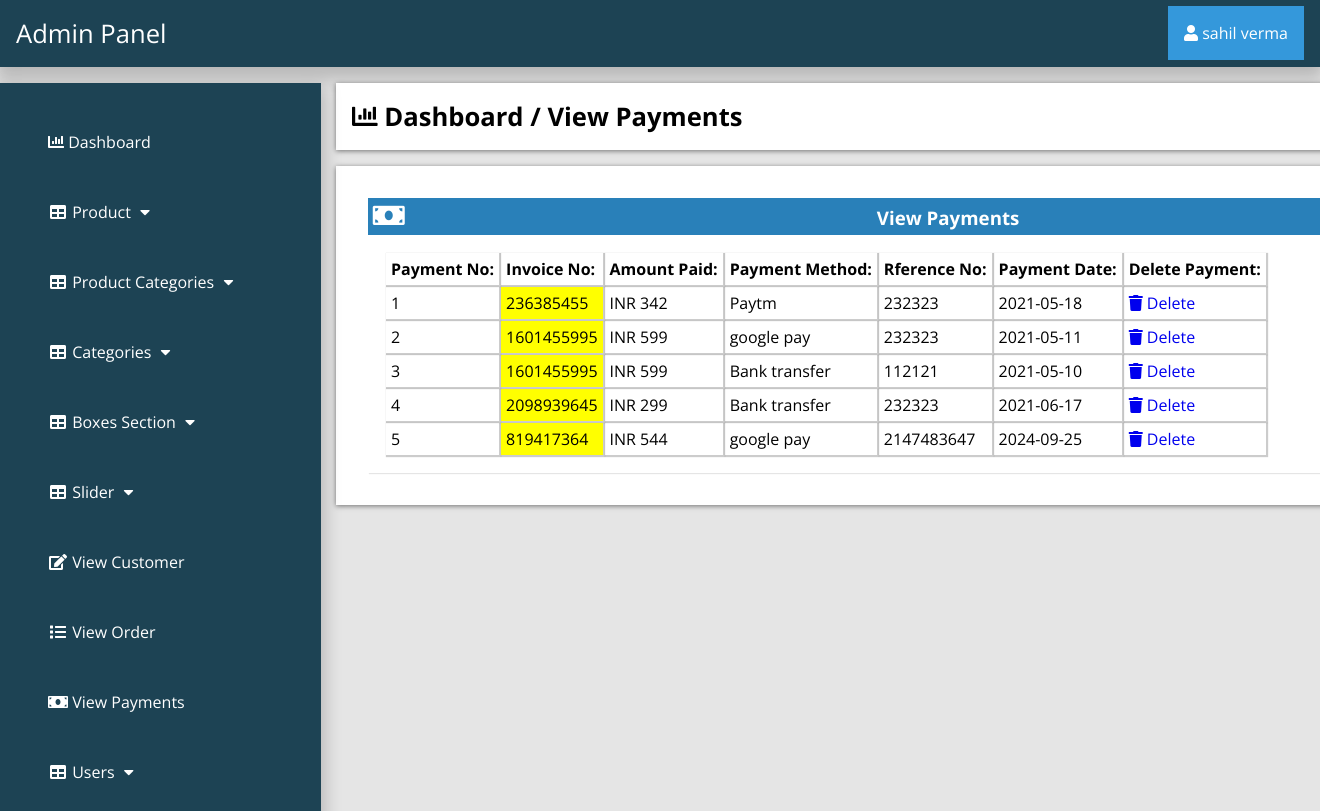
The page /admin_area/index.php?view_payments (signed in) on the database its author committed.
### tables this page shows
CREATE TABLE `payments` (
  `payment_id` int(100) NOT NULL,
  `invoice_id` int(100) NOT NULL,
  `amount` int(100) NOT NULL,
  `payment_mode` text NOT NULL,
  `ref_no` int(100) NOT NULL,
  `payment_date` text NOT NULL
);

### admin_area/view_payments.php (the view)
<?php
if (!isset($_SESSION['admin_email'])){
  echo "<script>window.open('login.php','_self')</script>";
  }else{
?>
<div class="row">
	<div class="col-lg-12">
		<div class="breadcrump">
			<li class="active">
				<i class="fa fa-bar-chart"></i>
				Dashboard / View Payments
			</li>
		</div>
	</div>
</div>
<div class="row">
	<div class="col-lg-12">
		<div class="panel panel-default">
			<div class="panel-heading">
				<h3 class="panel-title">
					<i class="fa fa-money fa-fw"></i>
					View Payments
				</h3>
			</div>
			<div class="panel-body">
                <div class="table-responsive">
                    <table class="table table-bordered table-hover table-striped">
                        <thead>
                            <tr>
                                <th>Payment No: </th>
                                <th>Invoice No: </th>
                                <th>Amount Paid: </th>
                                <th>Payment Method: </th>
                                <th>Rference No: </th>
                                <th>Payment Date: </th>
                                <th>Delete Payment: </th>
                            </tr>
                        </thead>
                        <tbody>
                            <?php
                            $i=0;
                            $get_payments="select * from payments";
                            $run_payments=mysqli_query($con,$get_payments);
                            while ($row_payments=mysqli_fetch_array($run_payments)) {
                                $payment_id=$row_payments['payment_id'];
                                $invoice_id=$row_payments['invoice_id'];
                                $amount=$row_payments['amount'];
                                $payment_mode=$row_payments['payment_mode'];
                                $ref_no=$row_payments['ref_no'];
                                $payment_date=$row_payments['payment_date'];
                                $i++;
                                 ?>
                            <tr>
                                <td><?php echo $i; ?></td>
                                <td bgcolor="yellow"><?php echo $invoice_id; ?></td>
                                <td> INR <?php echo $amount; ?></td>
                                <td><?php echo $payment_mode; ?></td>
                                <td><?php echo $ref_no; ?></td>
                                <td><?php echo $payment_date; ?></td>
                                <td>
                                    <a href="index.php?payment_delete=<?php echo $payment_id; ?>"> <i class="fa fa-trash"></i> Delete </a>
                                </td>
                            </tr>
                        <?php } ?>
                        </tbody>
                    </table>
                </div>
            </div>
        </div>
    </div>
</div>
<?php } ?>

### admin_area/includes/sidebar.php (shortened to what this page needs)
<?php
if (!isset($_SESSION['admin_email'])){
  echo "<script>window.open('login.php','_self')</script>";
  }else{
?>
<nav class="navbar navbar-inverse navbar-fixed-top" >
	<div class="navbar-header">
		<a href="index.php?dashboard" class="navbar-brand"><span>Admin Panel</span></a>
	</div>
		<div class="dropdown">
		 <button onclick="myFunction()" class="dropbtn"><i class="fa fa-user"></i> <?php echo $admin_name; ?></a></button>
		</div>
	<div class="collapse navbar-collapse navbar-ex1-collapse">
	<ul class="nav navbar-nav side-nav">
  <li>
    <a href="index.php?dashboard"><i class="fa fa-bar-chart"></i> Dashboard</a>
  </li>
  <li class="button-dropdown" id="#products">
    <a href="#" class="dropdown-toggle" data-toggle="collapse" data-target="#products"><i class="fa fa-fw fa-table"></i> Product <i class="fa fa-fw fa-caret-down"></i></a>
  </li>
  <li class="button-dropdown" id="#products_cat">
    <a href="#" class="dropdown-toggle" data-toggle="collapse" data-target="#products_cat"><i class="fa fa-fw fa-table"></i> Product Categories <i class="fa fa-fw fa-caret-down"></i></a>
  </li>
  <li class="button-dropdown" id="#category">
    <a href="#" class="dropdown-toggle" data-toggle="collapse" data-target="#category"><i class="fa fa-fw fa-table"></i> Categories <i class="fa fa-fw fa-caret-down"></i></a>
  </li>
<li class="button-dropdown" >
  <a href="#" class="dropdown-toggle" data-toggle="collapse" data-target="#boxes">
    <i class="fa fa-fw fa-table"></i> Boxes Section <i class="fa fa-fw fa-caret-down"></i>
  </a>
</li>
  <li class="button-dropdown">
    <a href="#" class="dropdown-toggle" data-toggle="collapse" data-target="#slider"><i class="fa fa-fw fa-table"></i>  Slider <i class="fa fa-fw fa-caret-down"></i></a>
  </li>
  <li>
  	<a href="index.php?view_customer">
  		<i class="fa fa-fw fa-edit"></i> View Customer
  	</a>
  </li>
  <li>
  	<a href="index.php?view_order">
  		<i class="fa fa-fw fa-list"></i> View Order
  	</a>
  </li>
  <li>
  	<a href="index.php?view_payments">
  		<i class="fa fa-fw fa-money"></i> View Payments
  	</a>
  </li>
  <li class="button-dropdown">
    <a href="#" class="dropdown-toggle" data-toggle="collapse" data-target="#users"><i class="fa fa-fw fa-table"></i>  Users <i class="fa fa-fw fa-caret-down"></i></a>
  </li>
</ul>
</div>
</nav>
<?php } ?>

### admin_area/css/style.css (style rules this page uses)
:root { --blue:#2980b9; }
body { margin: 0; }
* { font-family: 'Open Sans', sans-serif; margin:0; padding:0; box-sizing: border-box; text-decoration: none; transition: all .2s cubic-bezier(.37,1.14,.26,1.24); }
html { background-color: rgba(0,0,0,.1); }
.navbar-fixed-top { background:#1d4354; padding: 1rem; box-shadow: 0px 8px 16px 4px rgba(0,0,0,0.2); }
.navbar-fixed-top .navbar-brand { font-size: 1.6rem; color: #ffffff; }
.dropbtn { background-color: #3498DB; color: white; padding: 16px; font-size: 16px; border: none; cursor: pointer; }
.dropdown { position: relative; display: inline-block; float: right; margin-top: -2.8rem; }
.nav { position: absolute; top: 51px; margin-top: 32px; width: auto; height: 110%; border-radius: 0; display: block; background-color: #1d4354; bottom: 0; overflow: hidden; padding-bottom: 40px; box-shadow: 0px 8px 16px 4px rgba(0,0,0,0.2); margin-left: -1rem; }
.nav>li>a { width: 225px; display: block; color: #ffffff; margin: 3rem; }
.row { width: 81.2%; background-color: #ffffff; margin: auto; margin-left: 21rem; margin-top: 1rem; padding: 1rem; display: ; }
.panel { text-align: left; box-shadow: 1px 1px 1px 0px rgba(0.1,0.1,0.1,0.1); margin: 1rem; background-color: #ffffff; padding: rem; }
.panel-heading .panel-title { background-color: #2980b9; color: #ffffff; padding: .3rem; }
.table-responsive .table-striped th { padding: 5px; box-shadow: 1px 1px 1px 1px rgba(0.1,0.1,0.1,0.2); }
.table-responsive .table-striped tbody td { box-shadow: 1px 1px 1px 1px rgba(0.1,0.1,0.1,0.2); padding:5px; }
.breadcrump .active { font-weight: bold; font-size: 1.6rem; }
.row { list-style: none; box-shadow: 0 1px 5px rgba(0, 0, 0, 0.5); }
.row .fa-money { font-size: 1.6rem; width: 50%; text-align: left; }
.panel-body { display: flex; align-items: center; justify-content: left; padding: 1rem; flex-wrap: wrap; }

### rows shown on the page
payments: invoice "236385455", amount "342", payment_mode "Paytm", ref_no "232323", payment_date "2021-05-18"
payments: invoice "1601455995", amount "599", payment_mode "google pay", ref_no "232323", payment_date "2021-05-11"
payments: invoice "1601455995", amount "599", payment_mode "Bank transfer", ref_no "112121", payment_date "2021-05-10"
payments: invoice "2098939645", amount "299", payment_mode "Bank transfer", ref_no "232323", payment_date "2021-06-17"
payments: invoice "819417364", amount "544", payment_mode "google pay", ref_no "2147483647", payment_date "2024-09-25"

### other values the page prints
$admin_name "sahil verma"
